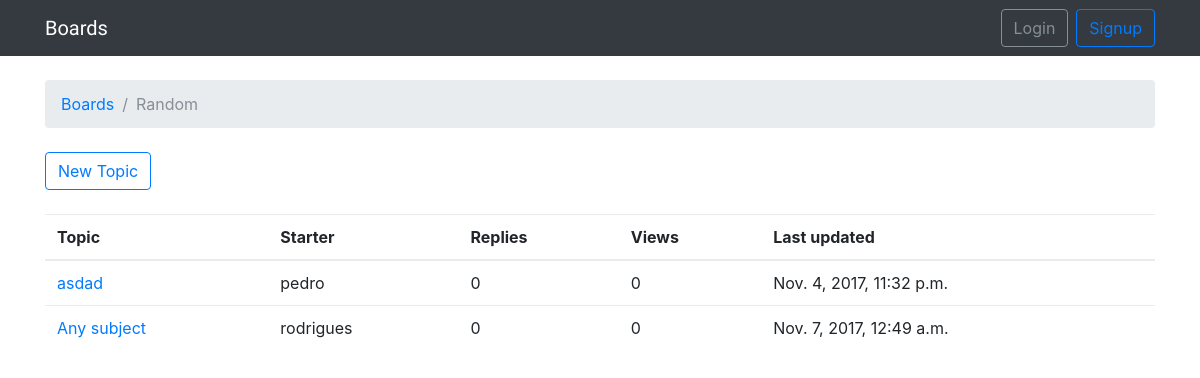
/boards/3/, run on the app's committed database.
### boards/models.py (models this page shows, shortened)
class Board(models.Model):
    name = models.CharField(max_length=30, unique=True)
    description = models.CharField(max_length=100)

class Topic(models.Model):
    subject = models.CharField(max_length=255)
    last_updated = models.DateTimeField(auto_now_add=True)
    board = models.ForeignKey(Board, related_name='topics')
    starter = models.ForeignKey(User, related_name='topics')

### boards/views.py (the view)
# urls.py: url(r'^boards/(?P<pk>\d+)/$', boards_views.board_topics, name='board_topics'),
def board_topics(request, pk):
    board = get_object_or_404(Board, pk=pk)
    return render(request, 'topics.html', {'board': board})

### templates/topics.html (shortened to what this page needs)
{% extends 'base.html' %}
{% block breadcrumb %}
    <li class="breadcrumb-item"><a href="{% url 'home' %}">Boards</a></li>
    <li class="breadcrumb-item active">{{board.name}}</li>
{% endblock %}
{% block content %}
    <div class="mb-4">
        <a href="{% url 'new_topic' board.pk %}" class="btn btn-outline-primary">New Topic</a>
    </div>
    <table class="table">
        <thead class="thead-inverse">
            <tr>
                <th>Topic</th>
                <th>Starter</th>
                <th>Replies</th>
                <th>Views</th>
                <th>Last updated</th>
            </tr>
        </thead>
        <tbody>
            {% for topic in board.topics.all %}
                <tr>
                    <td><a href="{% url 'topic_posts' board.pk topic.pk %}">{{ topic.subject }}</td>
                    <td>{{ topic.starter.username }}</td>
                    <td>0</td>
                    <td>0</td>
                    <td>{{ topic.last_updated }}</td>
                </tr>
            {% endfor %}
        </tbody>
    </table>
{% endblock %}

### data on the page
Board: name "Random"
Topic: subject "asdad", starter.username "pedro", last_updated "Nov. 4, 2017, 11:32 p.m."
Topic: subject "Any subject", starter.username "rodrigues", last_updated "Nov. 7, 2017, 12:49 a.m."
